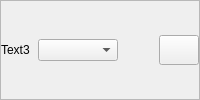
            <widget class="QFrame" name="text3_7">
             <property name="maximumSize">
              <size>
               <width>16777215</width>
               <height>16777215</height>
              </size>
             </property>
             <property name="frameShape">
              <enum>QFrame::StyledPanel</enum>
             </property>
             <property name="frameShadow">
              <enum>QFrame::Raised</enum>
             </property>
             <layout class="QHBoxLayout" name="horizontalLayout_49">
              <property name="spacing">
               <number>4</number>
              </property>
              <property name="leftMargin">
               <number>0</number>
              </property>
              <property name="topMargin">
               <number>0</number>
              </property>
              <property name="rightMargin">
               <number>0</number>
              </property>
              <property name="bottomMargin">
               <number>0</number>
              </property>
              <item>
               <widget class="QLabel" name="text3_8">
                <property name="minimumSize">
                 <size>
                  <width>0</width>
                  <height>0</height>
                 </size>
                </property>
                <property name="maximumSize">
                 <size>
                  <width>70</width>
                  <height>16777215</height>
                 </size>
                </property>
                <property name="text">
                 <string>Text3</string>
                </property>
               </widget>
              </item>
              <item>
               <widget class="QComboBox" name="changeSelectedColor_35">
                <property name="minimumSize">
                 <size>
                  <width>80</width>
                  <height>0</height>
                 </size>
                </property>
                <property name="maximumSize">
                 <size>
                  <width>80</width>
                  <height>16777215</height>
                 </size>
                </property>
               </widget>
              </item>
              <item>
               <widget class="QLabel" name="selectedColor_35">
                <property name="minimumSize">
                 <size>
                  <width>0</width>
                  <height>24</height>
                 </size>
                </property>
                <property name="maximumSize">
                 <size>
                  <width>50</width>
                  <height>24</height>
                 </size>
                </property>
                <property name="text">
                 <string/>
                </property>
               </widget>
              </item>
              <item>
               <widget class="QPushButton" name="colorPicker_35">
                <property name="minimumSize">
                 <size>
                  <width>40</width>
                  <height>30</height>
                 </size>
                </property>
                <property name="maximumSize">
                 <size>
                  <width>40</width>
                  <height>30</height>
                 </size>
                </property>
                <property name="cursor">
                 <cursorShape>PointingHandCursor</cursorShape>
                </property>
                <property name="text">
                 <string/>
                </property>
               </widget>
              </item>
             </layout>
            </widget>
